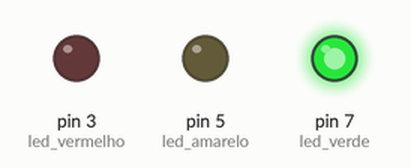
Simulated run of this sketch. Board: Arduino Uno, built with avr-gcc and run on an emulated ATmega328P. On the bench: output pins drawn as LEDs (lit = HIGH).

Above: at 1.5 s.
At 3.2 s:
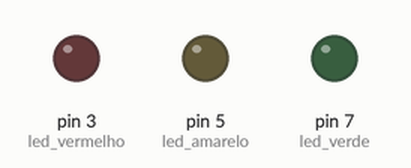
At 5.0 s:
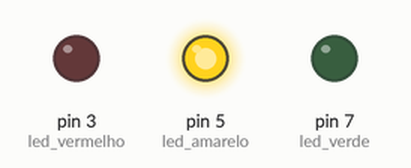
At 8.5 s:
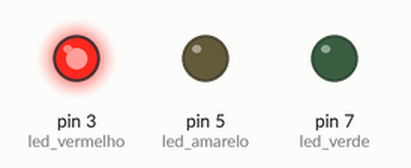
Timing chart, 0 to 13.7 s (numbered marks = the images above):
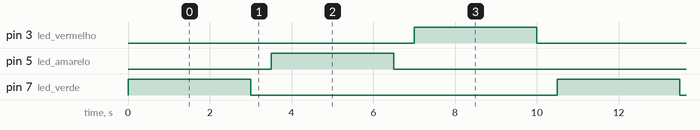

Measured:
- by itself, pin 3 (led_vermelho), pin 5 (led_amarelo), pin 7 (led_verde): alternates HIGH for 3.0 s and LOW for 7.5 s
- by itself, everything shown: repeats every 10.5 s, in 6 steps

The sketch:

Led_Sinal_.ino
```cpp
int led_verde = 7;
int led_amarelo = 5;
int led_vermelho = 3;

void setup() {
   pinMode(led_verde,OUTPUT);
   pinMode(led_amarelo,OUTPUT);
   pinMode(led_vermelho,OUTPUT);
}

void loop() {
  digitalWrite(led_verde,HIGH);
  delay(3000);
  digitalWrite(led_verde,LOW);
  delay(500);
  digitalWrite(led_amarelo,HIGH);
  delay(3000);
  digitalWrite(led_amarelo,LOW);
  delay(500);
  digitalWrite(led_vermelho,HIGH);
  delay(3000);
  digitalWrite(led_vermelho,LOW);
  delay(500);

}
```
